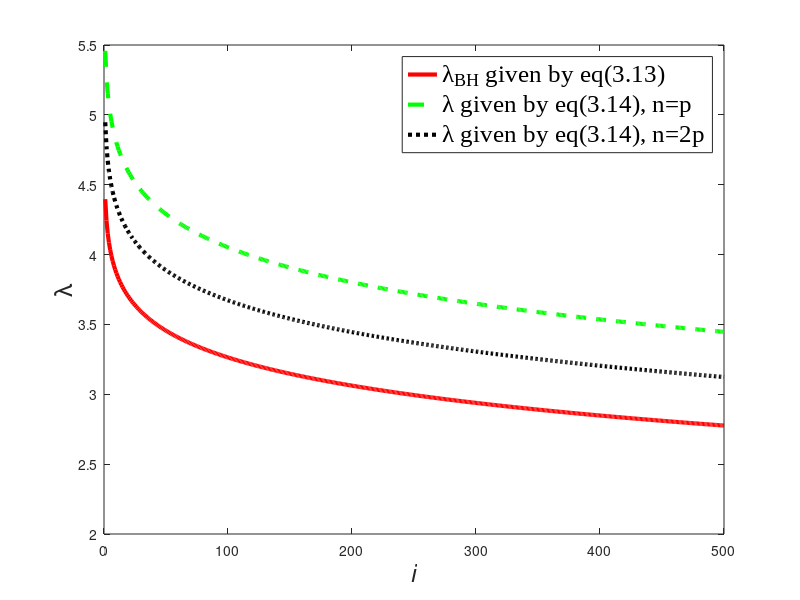

The MATLAB script that drew this image:
q = 0.055;
p = 5000;
i = 1:1:500;
l1 = norminv(1-q*i/p/2);
l2 = l1*sqrt(1+cumsum(l1.^2)/(p-i-1));
l3 = l1*sqrt(1+cumsum(l1.^2)/(2*p-i-1));
figure;
set(gca, 'FontSize', 18); %<- Set properties
plot(i,l1,'r','LineStyle','-','LineWidth',3,'MarkerSize',10);
hold on
plot(i,l2,'g','LineStyle','--','LineWidth',3,'MarkerSize',10);
hold on
plot(i,l3,'k','LineStyle',':','LineWidth',3,'MarkerSize',10);
ylim([2,5.5]);
set(gca,'xTick',0:100:500);
%title(sprintf('q=%f',q),'FontSize',18);
xlabel('\it{i}','FontSize',18)
ylabel('\lambda','FontSize',18)
legend1 = legend('\lambda_{BH} given by eq(3.13)','\lambda given by eq(3.14), n=p','\lambda given by eq(3.14), n=2p');
set(legend1,'FontSize',18,'FontName','Times New Roman');
% Save the file as PNG
%print('E:\Deep Learning\Research\Paper Writting\graphs\lambda0055.png','-dpng','-r900');
%print('E:\Deep Learning\Research\Paper Writting\graphs\lambda0055.eps','-depsc2','-r900');




